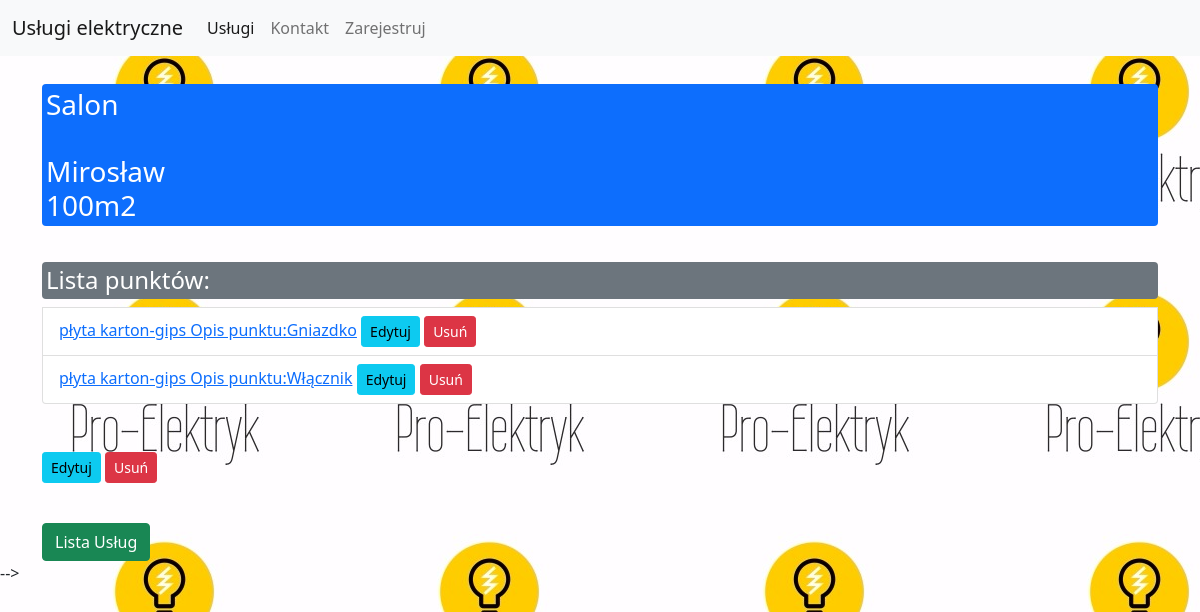
Screenshot of /room/1/ (signed in) with the database file from the repository.
### strona/models.py (models this page shows, shortened)
class Room(models.Model):
    name = models.CharField(choices=ROOMS, max_length=25, default='')
    service = models.ForeignKey(Service, on_delete=models.CASCADE)
    def get_delete_url(self):
        return reverse('room_delete_view', args=(self.pk,))
    def get_update_url(self):
        return reverse('room_update_view', args=(self.pk,))

class Service(models.Model):
    name = models.CharField(max_length=125)
    square_meters = models.CharField(choices=METERS, max_length=6, default='')

class Spot(models.Model):
    type = models.ForeignKey(TypeOfSpot, on_delete=models.CASCADE)
    room = models.ForeignKey(Room, on_delete=models.CASCADE)
    furrowing = models.CharField(choices=TYPE_OF_WALL, max_length=20)
    def get_absolute_url(self):
        return reverse('spot_detail_view', args=(self.pk,))
    def get_delete_url(self):
        return reverse('spot_delete_view', args=(self.pk,))
    def get_update_url(self):
        return reverse('spot_update_view', args=(self.pk,))

class TypeOfSpot(models.Model):
    wall_type = models.CharField(choices=TYPE_OF_WALL, max_length=20)
    description = models.TextField()
    def __str__(self):
        return f"{self.wall_type} Opis punktu:{self.description}"

### strona/views.py (the view)
# urls.py: path('room/<int:pk>/', views.RoomDetailView.as_view(), name='room_detail_view'),
class RoomDetailView(LoginRequiredMixin, DetailView):
    model = Room
    template_name = 'room_detail.html'

### templates/room_detail.html
{% extends 'base.html' %}
{% block content %}
    <h3 class="mt-1 p-1 bg-primary text-white rounded">{{ object.name }}<br/><br/>{{ object.service.name }}<br/>{{ object.service.square_meters }}
    </h3>
    <br/>
    <ul class="list-group">
        <h4 class="mt-1 p-1 bg-secondary text-white rounded">Lista punktów:</h4>
        {% for spot in room.spot_set.all %}
            <li class="list-group-item"><a href=" {{ spot.get_absolute_url }}">{{ spot.type }}</a>
                <a href="{{ spot.get_update_url }}" class="btn btn-info btn-sm">Edytuj</a>
                <a href="{{ spot.get_delete_url }}" class="btn btn-danger btn-sm">Usuń</a></li>
        {% endfor %}
    </ul>
    <br/><br/>
    <a href="{{ room.get_update_url }}" class="btn btn-info btn-sm">Edytuj</a>
    <a href="{{ room.get_delete_url }}" class="btn btn-danger btn-sm">Usuń</a>
    {% include 'view_list.html' with object_list=spots %}
    <a href="{% url 'service_list_view' %}" class="btn btn-success">Lista Usług</a>
{% endblock %}

### rows the page displays
Room: name "Salon", service.name "Mirosław", service.square_meters "100m2"
Spot: type "płyta karton-gips Opis punktu:Gniazdko"
Spot: type "płyta karton-gips Opis punktu:Włącznik"
